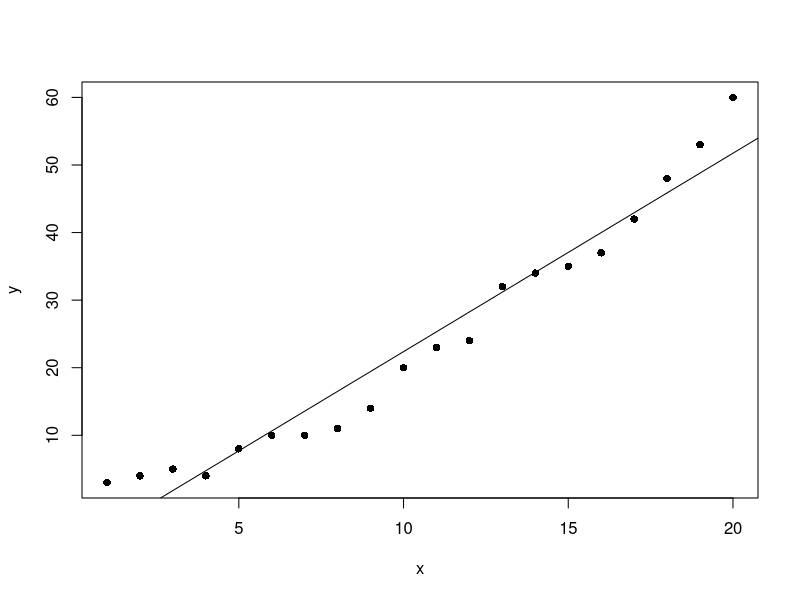

Write R code to recreate this figure. (Note: this script raises an error after producing the figure.)
# free memory
rm(list=ls())
gc()

## To use SVM in R, I just created a random data with two features x and y in excel. 
## I took all the values of x as just a sequence from 1 to 20 and the corresponding values of y as derived using the 
## formula y(t)=y(t-1) + r(-1:9) where r(a,b) generates a random integer between a and b. I took y(1) as 3. 
## The following code in R illustrates a set of sample generated values:

x=c(1,2,3,4,5,6,7,8,9,10,11,12,13,14,15,16,17,18,19,20)
y=c(3,4,5,4,8,10,10,11,14,20,23,24,32,34,35,37,42,48,53,60)

## Create a data frame of the data
train = data.frame(x,y)

# Let's see how our data looks like.
# Plot the dataset
plot(train, pch=16)


## Linear Regression
model <- lm(y ~ x, train)

# Plot the model using abline
abline(model)

#######   SVM  #########
## The use SVM in R, we have a package e1701. The package is not preinstalled, hence one needs to run the line
## 'install.packages("e1701")' to install the package and then import the package contents using the library
## command. The syntax of SVM package is quite similar to linar regression. We use SVM functin here.
install.packages("/home/otluix/Downloads/e1071_1.6-8.tar.gz", dep = TRUE)
library(e1071)

## Fit a model. The function syntax is very similar tolm  funtion
model_svm <- svm(y ~ x, train)

## Use the predictions on the data
pred <- predict(model_svm, train)

## Plot the predictions and the plot to see our model fit
points(train$x, pred, col = "blue", pch = 4)

## The points the actual values much more closely than the ablice.
## Can we verify and directly calculate rmse
## Linear model has a residuals part which we can extract and directly calculate rmse
error <- model$residuals

lm_error <- sqrt(mean(error^2)) 
lm_error ## 3.832974

## For SVM, we have to manually calculate the difference between actual values (train$y) with our predictions (pred)
error_2 <- train$y - pred
svm_error <- sqrt(mean(error_2^2))
svm_error ## 2.696281

## In this case, the rmse for linear model is ~3.83 whereas our SVM model has a lower error of ~2.7.
## A straightforward (HONESTAMENTE) implementation of SVM has an accuracy higher than the linear regression model.
## However, the SVM model goes far beyond that. We can further improve our SVM model and tune it so that the error
## is even lower. We will now deeper into the SVM function and the tune function. We can specify the values for the
## cost parameter and epsilon which is 0.1 by default. A simple way is to try for each value of epsilon between 0 and 1
## (I will steps of 0.01) and similarly try for cost function from 4 to 2^9 (I will take exponential steps of 2 here).
## I am taking 101 values of epsilon and 8 values of cost funtion. I will thus be testing 808 models and see which ones
## perfoms best. The code may take a short while to run all the models and find best version.
## The corresponding code will be
svn_tune <- tune(svm, y ~ x, data = train, ranges = list(epsilon = seq(0, 1, 0.01), cost = 2^(2:9)))
print(svn_tune)

#Parameter tuning of ‘svm’:
#  
#  - sampling method: 10-fold cross validation 
#
#  - best parameters:
#  epsilon cost
#  0    8
#
#  - best performance: 2.546324 
## This best performance denotes the MSE. The corresponding RMSE is 1.602951 which is square root of MSE
## An advantage of tuning in R is that it lets us extract the best function directly.
## We don't have to do anything and just extract the best function from the svm_tune.
## We can now see the improvement in our model calculating its RMSE error using the following code

## The best model
best_mod <- svn_tune$best.model
best_mod_pred <- predict(best_mod, train)

error_best_mod <- train$y - best_mod_pred

## this value can be different on your computer
## because the tune method randomly shuffles the data
best_mod_RMSE <- sqrt(mean(error_best_mod^2))
best_mod_RMSE ## 1.159186

## This tuning method is known as grid search. R runs all various models with all the possible values of epsilon
## and cost funtion in the specified range and gives us the model which has the lowes error.
## We can also plot our tuning model to see the performance of all the models together

plot(svn_tune)

## This plot shows the performance of various models using color coding. 
## Darker regions imply better accuracy. The use of this plot is to determine the possible range where we can 
## narrow down our search to and try further tuning if required. 
## For instance, this plot shows that I can run tuning for epsilon in the new range of 0 to 0.2 and while 
## I’m at it, I can move in even lower steps (say 0.002) but going further may lead to overfitting so I can stop at this point. 
## From this model, we have improved on our initial error of 2.69 and come as close as 1.29 which is about half of our original error in SVM. 
## We have come very far in our model accuracy. Let’s see how the best model looks like when plotted.

plot(train, pch = 16) ## 
points(train$x, best_mod_pred, col = "blue", pch = 4) 

## Visually, the points predicted by our tuned model almost follow the data. This is the power os SVM and are just seeing this for data with two features.
## Imagine the abilities of the model with more number of complex features!!



